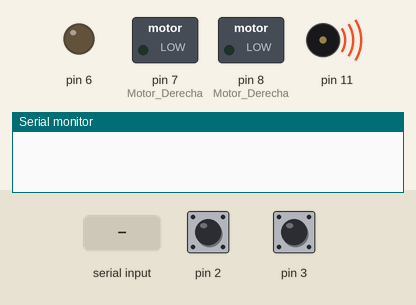
This sketch was run on a simulated Arduino Mega 2560, built with avr-gcc and run on an emulated ATmega2560. Shown: switched loads named in the sketch (green lamp = pin HIGH), output pins drawn as LEDs (lit = HIGH), buzzer (waves = sounding), the last lines printed to the serial monitor. The test bench sets the inputs (shaded band); at power-on: pin 2 HIGH, pin 3 HIGH.

Above: at 1.2 s.
1.3 s: "I\n" received over Serial
At 2.5 s:
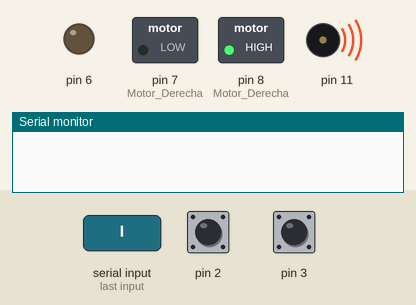
2.8 s: "D90\n" received over Serial
At 3.8 s:
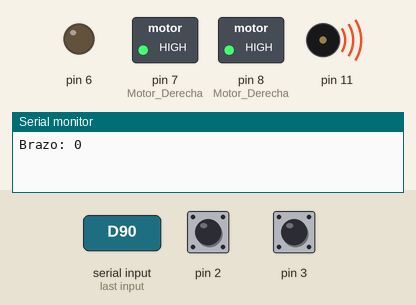
Timing chart, 0 to 5.8 s (numbered marks = the images above; inputs shaded):
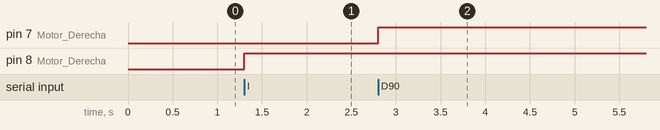

Measured:
- after the input at 1.3 s, pin 8 (Motor_Derecha): LOW → HIGH at once
- after the input at 2.8 s, pin 7 (Motor_Derecha): LOW → HIGH at once

The sketch:

Logeo_Datos.ino
```cpp
/* Seleccion de modo de funcionamiento
La siguiente constante determina el modo en el cual
sera compilado el programa.
*/
enum Modos_Funcionamiento {
  PRUEBA_PENDULO,
  PRUEBA_MOTOR,
};
const Modos_Funcionamiento
  Modo_Funcionamiento = PRUEBA_MOTOR;

enum Modos_Salida {
  LEGIBLE,
  RT_BURST
};
const Modos_Salida Modo_Salida = LEGIBLE;

void setup() {
  Serial.begin(115200); // Maximo estable

  while (false) {
    if (Serial.available() > 0) {
      char incomingByte = Serial.read();
      if (incomingByte == 'S') {
        break;
      }
    }
  };

  Inicializar_encoders();

  Inicializar_motor();

  Inicializar_telemetria();
}

char Comando;
void loop() {
  if (Serial.available() > 0) {
    String lectura_serial = Serial.readStringUntil('\n');

    float argumento = lectura_serial.substring(1).toFloat();

    Comando = lectura_serial[0];

    switch (Comando) {
      case 'E':
        Encender_Motor();
      break;

      case 'A':
        Apagar_Motor();
      break;

      case 'P':
        Encender_Motor();
        delay(argumento * 1000.0);
        Apagar_Motor();
      break;

      case 'D':
        Motor_Derecha();
      break;

      case 'I':
        Motor_Izquierda();
      break;

      case 'V':
        Configurar_Duty_Cycle(argumento);
      break;

      case 'T':
        Ajustar_Reduccion(argumento);
      break;

      default:
        Serial.println("Se ha ingresado un commando invalido");
    }
  }
}
```

Encoders.ino
```cpp
struct Encoder {
  const int A;
  const int B;
  const int Z;
  volatile int count;
};

/* DISCLAIMER:
Al cambiar los pines mencionados a continuacion
se debe tambien cambiar la configuracion de la
lectura por registros que esta en las interrupciones
externas mas abajo en este archivo.
*/
struct Encoder brazo = {
  .A = 3,
  .B = 2,
  .Z = 5,
  .count = 0
};
struct Encoder pendulo = {
  .A = 19,
  .B = 18,
  .Z = 16,
  .count = 0
};

inline void Inicializar_encoders() {

  switch (Modo_Funcionamiento) {
    case PRUEBA_PENDULO:
      pinMode(pendulo.A, INPUT_PULLUP);
      pinMode(pendulo.B, INPUT_PULLUP);
      pinMode(pendulo.Z, INPUT_PULLUP);

      attachInterrupt(
        digitalPinToInterrupt(pendulo.A),
        Pendulo_A,
        CHANGE
      );
      attachInterrupt(
        digitalPinToInterrupt(pendulo.B),
        Pendulo_B,
        CHANGE
      );
      attachInterrupt(
        digitalPinToInterrupt(pendulo.Z),
        Pendulo_Referencia,
        RISING
      );
    break;

    case PRUEBA_MOTOR:
      pinMode(brazo.A, INPUT_PULLUP);
      pinMode(brazo.B, INPUT_PULLUP);
      pinMode(brazo.Z, INPUT_PULLUP);

      attachInterrupt(
        digitalPinToInterrupt(brazo.A),
        Brazo_A,
        CHANGE
      );
      attachInterrupt(
        digitalPinToInterrupt(brazo.B),
        Brazo_B,
        CHANGE
      );
      attachInterrupt(
        digitalPinToInterrupt(brazo.Z),
        Brazo_Referencia,
        RISING
      );
    break;
  }
}

void Pendulo_A() {
  const bool valor_A = PINE & (1 << PE5); // Pin 3
  const bool valor_B = PINE & (1 << PE4); // Pin 2

  if (valor_A == valor_B)
    { pendulo.count--; }
  else
    { pendulo.count++; };
}
void Pendulo_B() {
  const bool valor_A = PINE & (1 << PE5); // Pin 3
  const bool valor_B = PINE & (1 << PE4); // Pin 2

  if (valor_A == valor_B)
    { pendulo.count++; }
  else
    { pendulo.count--; };
}

void Brazo_A() {
  const bool valor_A = PIND & (1 << PD2); // Pin 19
  const bool valor_B = PIND & (1 << PD3); // Pin 18

  if (valor_A == valor_B)
    { brazo.count++; }
  else
    { brazo.count--; };
}
void Brazo_B() {
  const bool valor_A = PIND & (1 << PD2); // Pin 19
  const bool valor_B = PIND & (1 << PD3); // Pin 18

  if (valor_A == valor_B)
    { brazo.count--; }
  else
    { brazo.count++; };
}

void Pendulo_Referencia() { pendulo.count = 0; }
void Brazo_Referencia()   { brazo.count = 0; }
```

Motors.ino
```cpp
/* Informacion:
Este codigo esta tomando en cuenta el uso de
un Puente H dual L298N pero solo se va a utilizar
un motor, ya que nuestra planta solo tiene uno.
*/
struct Motor {
  const int ENA;
  const int IN1;
  const int IN2;
};

/* DISCLAIMER:
Al cambiar los pines mencionados a continuacion
se debe tambien cambiar la configuracion de la
lectura por registros que esta en las interrupciones
externas mas abajo en este archivo.
*/
struct Motor motor = {
  .ENA = 6,
  .IN1 = 7,
  .IN2 = 8
};

inline void Inicializar_motor() {
  pinMode(motor.ENA, OUTPUT);
  pinMode(motor.IN1, OUTPUT);
  pinMode(motor.IN2, OUTPUT);

  noInterrupts();

  TCCR4A = 0;
  TCCR4B = 0;
  TCCR4C = 0;

  // Supuestamente elige PWM phase correct con TOP ICR
  TCCR4A |= (1 << WGM41);
  TCCR4B |= (1 << WGM43);

  // Poner el preescaler a 1
  TCCR4B |= (1 << CS40);

  /* Seleccionar Frecuencia:
  Frec = (16*10^6) / 2*1*ICR4
  Frec = (8*10^6) / ICR4

  Y por lo tanto con ICR4 en 4000 la frecuencia
  es igual a 2kHz
  */
  ICR4 = 4000;

  // 50% por defecto
  OCR4A = 2000;

  interrupts();
}

inline void Configurar_Duty_Cycle(float porcentaje) {
  if (porcentaje > 100.0) { porcentaje = 100.0; };
  if (porcentaje < 0.0)   { porcentaje = 0.0; };

  OCR4A = floor ( 4000.0 * (porcentaje / 100.0) );
}

inline void Apagar_Motor() { TCCR4A &= ~(1 << COM4A1); }

inline void Encender_Motor() { TCCR4A |= (1 << COM4A1); }

// Incheckeado que no esten al revez
inline void Motor_Derecha() {
  PORTH &= (1 << PH5);
  PORTH |= (1 << PH4);
}

inline void Motor_Izquierda() {
  PORTH &= (1 << PH4);
  PORTH |= (1 << PH5);
}
```

Telemetria.ino
```cpp
volatile int Lecturas[32];
volatile byte posicion_libre = 0;
int Reduccion;
volatile int Reductor = 1;

inline void Inicializar_telemetria() {
  noInterrupts();

  /* Configuracion del Timer 1:

  Se eligio el modo CTC
  El preescaler en 8
  El valor de comparacion en 199

  Porque esto consigue una frecuencia
  de reloj de 0.1ms o 10kHz

  */
  TCCR1B = 0;
  TCCR1A = 0;
  TCCR1C = 0;

  TCCR1B |= (1 << WGM12);
  TCCR1B |= (1 << CS11);
  OCR1A = 199;
  TIMSK1 |= (1 << OCIE1A);

  // Liga el pin 11 al Timer 1
  // Para probar con un ocsiloscopio
  pinMode(11, OUTPUT);
  TCCR1A |= (1 << COM1A0);
  // Esta parte puede ser eliminada despues de probar

  interrupts();

  // Reduccion por defecto
  switch (Modo_Salida) {
    case RT_BURST:
      Reduccion = 2; // 0.2ms
    break;

    case LEGIBLE:
      Reduccion = Segundos_a_Pulsos(4.0); // 4s
    break;
  }
}

ISR(TIMER1_COMPA_vect) {
  Reductor++;

  if (Reductor == Reduccion) {
    Reductor = 1;

    switch (Modo_Salida) {
      case LEGIBLE:
        Espaciar_salida();

        switch (Modo_Funcionamiento) {
          case PRUEBA_PENDULO:
            Serial.print("Pendulo: ");
            Serial.print(pendulo.count);
            Serial.print("\n");
          break;

          case PRUEBA_MOTOR:
            Serial.print("Brazo: ");
            Serial.print(brazo.count);
            Serial.print("\n");
          break;
        }
      break;

      case RT_BURST:
        switch (Modo_Funcionamiento) {
          case PRUEBA_PENDULO:
            Lecturas[posicion_libre] = pendulo.count;
          break;

          case PRUEBA_MOTOR:
            Lecturas[posicion_libre] = brazo.count;
          break;

          posicion_libre++;
          if (posicion_libre == 32) {
            posicion_libre = 0;
            Serial.write((uint8_t*)Lecturas, sizeof(Lecturas)); // Esto seguramente va a ser raro de leer
          }
        }
      break;
    }
  }
}

inline void Ajustar_Reduccion(float segundos) {
  Reduccion = Segundos_a_Pulsos(segundos);
}
```

Utilidad.ino
```cpp
inline float Segundos_a_Pulsos(float segundos) {
  /* DISCLAIMER:
  El redondeo puede generar un error pequeño en el timing
  Pero este error sera del orden de los 0.01ms por lo que
  no se considera relevante.
  */
  if (segundos < 0.001) { segundos = 0.001; };
  return floor( segundos * 10000.0 );
}

inline float Pulsos_a_Segundos(float pulsos) {
  /* Detalle:
  Esta funcion retorna el valor en segundos redondeado
  a el segundo decimal.
  */
  return floor( pulsos / 100.0 ) / 100.0;
}

inline void Espaciar_salida() {
  Serial.print("\n\n\n\n\n\n\n\n\n\n");
}
```
